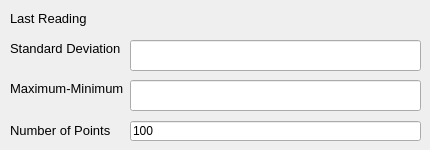
                <widget class="QWidget" name="tab_4">
                 <attribute name="title">
                  <string>Current Statistics</string>
                 </attribute>
                 <widget class="QLabel" name="displayLastReadingLI">
                  <property name="geometry">
                   <rect>
                    <x>10</x>
                    <y>10</y>
                    <width>121</width>
                    <height>16</height>
                   </rect>
                  </property>
                  <property name="font">
                   <font>
                    <pointsize>10</pointsize>
                   </font>
                  </property>
                  <property name="text">
                   <string>Last Reading</string>
                  </property>
                 </widget>
                 <widget class="QLineEdit" name="lineEditSTDEVLI">
                  <property name="geometry">
                   <rect>
                    <x>130</x>
                    <y>40</y>
                    <width>291</width>
                    <height>31</height>
                   </rect>
                  </property>
                 </widget>
                 <widget class="QLineEdit" name="lineEditMaxMinLI">
                  <property name="geometry">
                   <rect>
                    <x>130</x>
                    <y>80</y>
                    <width>291</width>
                    <height>31</height>
                   </rect>
                  </property>
                 </widget>
                 <widget class="QLabel" name="label_38">
                  <property name="geometry">
                   <rect>
                    <x>10</x>
                    <y>120</y>
                    <width>101</width>
                    <height>20</height>
                   </rect>
                  </property>
                  <property name="font">
                   <font>
                    <pointsize>10</pointsize>
                   </font>
                  </property>
                  <property name="text">
                   <string>Number of Points</string>
                  </property>
                 </widget>
                 <widget class="QLineEdit" name="lineEditNumPointsLI">
                  <property name="geometry">
                   <rect>
                    <x>130</x>
                    <y>121</y>
                    <width>291</width>
                    <height>20</height>
                   </rect>
                  </property>
                  <property name="text">
                   <string>100</string>
                  </property>
                 </widget>
                 <widget class="QLabel" name="labelMaxMinLI">
                  <property name="geometry">
                   <rect>
                    <x>10</x>
                    <y>80</y>
                    <width>121</width>
                    <height>16</height>
                   </rect>
                  </property>
                  <property name="font">
                   <font>
                    <pointsize>10</pointsize>
                   </font>
                  </property>
                  <property name="text">
                   <string>Maximum-Minimum</string>
                  </property>
                 </widget>
                 <widget class="QLabel" name="labelSTDEVLI">
                  <property name="geometry">
                   <rect>
                    <x>10</x>
                    <y>40</y>
                    <width>171</width>
                    <height>16</height>
                   </rect>
                  </property>
                  <property name="font">
                   <font>
                    <pointsize>10</pointsize>
                   </font>
                  </property>
                  <property name="text">
                   <string>Standard Deviation</string>
                  </property>
                 </widget>
                 <widget class="QLabel" name="labelLastReadingLI">
                  <property name="geometry">
                   <rect>
                    <x>100</x>
                    <y>10</y>
                    <width>231</width>
                    <height>16</height>
                   </rect>
                  </property>
                  <property name="font">
                   <font>
                    <pointsize>10</pointsize>
                   </font>
                  </property>
                  <property name="text">
                   <string/>
                  </property>
                 </widget>
                </widget>
